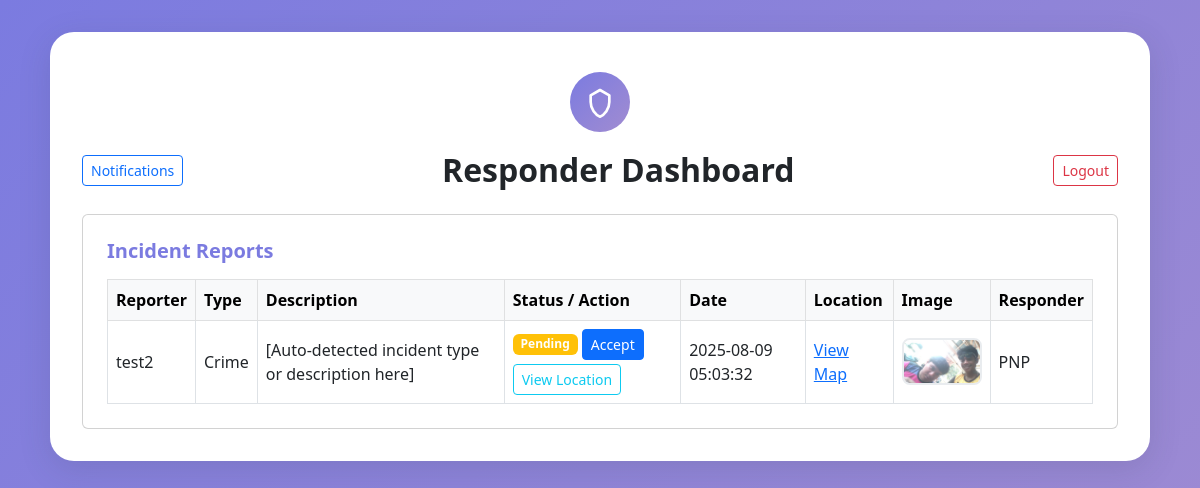
Page /user/responder_dashboard.php (signed in) on the committed database.
### tables this page shows
CREATE TABLE `incidents` (
  `id` int(11) NOT NULL,
  `user_id` int(11) NOT NULL,
  `type` varchar(50) NOT NULL,
  `description` text DEFAULT NULL,
  `latitude` decimal(10,8) DEFAULT NULL,
  `longitude` decimal(11,8) DEFAULT NULL,
  `image_path` varchar(255) DEFAULT NULL,
  `status` enum('pending','in_progress','resolved','accepted','done','completed','accept and complete') DEFAULT 'pending',
  `created_at` timestamp NOT NULL DEFAULT current_timestamp(),
  `responder_type` varchar(20) DEFAULT NULL,
  `accepted_by` int(11) DEFAULT NULL
);

CREATE TABLE `users` (
  `id` int(11) NOT NULL,
  `name` varchar(100) NOT NULL,
  `email` varchar(100) NOT NULL,
  `password` varchar(255) NOT NULL,
  `role` enum('citizen','responder','admin') NOT NULL DEFAULT 'citizen',
  `created_at` timestamp NOT NULL DEFAULT current_timestamp(),
  `responder_type` varchar(20) DEFAULT NULL
);

### user/responder_dashboard.php (the view, shortened to what this page needs)
<?php
require '../notification_functions.php';
$responder_stmt = $pdo->prepare("SELECT responder_type FROM users WHERE id = ?");
$responder_stmt->execute([$_SESSION['user_id']]);
$responder = $responder_stmt->fetch(PDO::FETCH_ASSOC);
$responder_type = $responder['responder_type'] ?? '';
$stmt = $pdo->prepare("SELECT incidents.*, users.name AS reporter FROM incidents JOIN users ON incidents.user_id = users.id WHERE incidents.responder_type = ? ORDER BY incidents.created_at DESC");
$stmt->execute([$responder_type]);
$incidents = $stmt->fetchAll(PDO::FETCH_ASSOC);
?>
<!DOCTYPE html>
<html lang="en">
<head>
    <link href="https://cdn.jsdelivr.net/npm/bootstrap@5.3.0/dist/css/bootstrap.min.css" rel="stylesheet">
    <link rel="stylesheet" href="https://unpkg.com/leaflet/dist/leaflet.css"/>
</head>
<body>
<div class="dashboard-container">
    <div class="dashboard-logo">
        <svg xmlns="http://www.w3.org/2000/svg" fill="none" viewBox="0 0 24 24" stroke="currentColor"><path stroke-linecap="round" stroke-linejoin="round" stroke-width="2" d="M12 3l7 4v5c0 5.25-3.5 9.74-7 11-3.5-1.26-7-5.75-7-11V7l7-4z"/></svg>
    </div>
    <div class="d-flex justify-content-between align-items-center mb-4">
        <div>
            <a href="../notifications.php" class="btn btn-outline-primary btn-sm position-relative">
                <i class="fas fa-bell"></i> Notifications
            </a>
        </div>
        <h2 class="fw-bold mb-0">Responder Dashboard</h2>
        <a href="../logout.php" class="btn btn-outline-danger btn-sm" onclick="return confirm('Are you sure you want to logout?');">Logout</a>
    </div>
    <div class="card p-4">
        <h5 class="section-title mb-3">Incident Reports</h5>
        <div class="table-responsive">
            <table class="table table-bordered table-hover align-middle mb-0">
                <thead class="table-light">
                    <tr>
                        <th>Reporter</th>
                        <th>Type</th>
                        <th>Description</th>
                        <th>Status / Action</th>
                        <th>Date</th>
                        <th>Location</th>
                        <th>Image</th>
                        <th>Responder</th>
                    </tr>
                </thead>
                <tbody>
                <?php foreach ($incidents as $incident): ?>
                    <?php
                    $status = $incident['status'] ?: 'pending';
                    ?>
                    <tr>
                        <td><?= htmlspecialchars($incident['reporter']) ?></td>
                        <td><?= htmlspecialchars($incident['type']) ?></td>
                        <td><?= htmlspecialchars($incident['description']) ?></td>
                        <td>
                            <span class="badge bg-<?php
                                switch($status) {
                                    case 'pending': echo 'warning'; break;
                                }
                            ?>"><?= ucfirst(htmlspecialchars($status)) ?></span>
                            <?php if ($status === 'pending'): ?>
                                <form method="post" action="accept_request.php" style="display:inline;" class="mt-2">
                                    <button type="submit" class="btn btn-primary btn-sm"
                                            onclick="return confirm('Accept this incident?\n\nThis will:\n• Assign the incident to you\n• Show directions to location\n• Allow you to complete it later\n\nProceed?');">
                                        <i class="fas fa-hand-paper"></i> Accept
                                    </button>
                                </form>
                                <?php if (!empty($incident['latitude']) && !empty($incident['longitude'])): ?>
                                    <button type="button" class="btn btn-outline-info btn-sm mt-1"
                                            onclick="showMapPreview(<?= $incident['id'] ?>, '<?= htmlspecialchars($incident['latitude']) ?>', '<?= htmlspecialchars($incident['longitude']) ?>', '<?= htmlspecialchars($incident['type']) ?>', '<?= htmlspecialchars($incident['description']) ?>')">
                                        <i class="fas fa-map-marker-alt"></i> View Location
                                    </button>
                                <?php endif; ?>
                            <?php elseif ($status === 'accepted'): ?>
                                <div class="text-warning mt-2">
                                    <i class="fas fa-user-clock"></i> <strong>Accepted by another responder</strong>
                                </div>
                            <?php endif; ?>
                        </td>
                        <td><?= htmlspecialchars($incident['created_at']) ?></td>
                        <td>
                            <?php if (!empty($incident['latitude']) && !empty($incident['longitude'])): ?>
                                <?php if ($status === 'accepted' && $incident['accepted_by'] == $_SESSION['user_id']): ?>
                                    <div class="coords">
                                        <?= htmlspecialchars($incident['latitude']) ?>, <?= htmlspecialchars($incident['longitude']) ?>
                                    </div>
                                    <a href="https://www.google.com/maps/dir/?api=1&destination=<?= $incident['latitude'] ?>,<?= $incident['longitude'] ?>" target="_blank" class="btn btn-info btn-sm mt-1">Get Directions</a>
                                <?php else: ?>
                                    <a href="https://www.google.com/maps?q=<?= $incident['latitude'] ?>,<?= $incident['longitude'] ?>" target="_blank">View Map</a>
                                <?php endif; ?>
                            <?php else: ?>
                                N/A
                            <?php endif; ?>
                        </td>
                        <td>
                            <?php if (!empty($incident['image_path'])): ?>
                                <div class="image-container">
                                    <img src="<?= htmlspecialchars($incident['image_path']) ?>" alt="Incident Image" class="incident-img"
                                         onclick="showImageModal('<?= htmlspecialchars($incident['image_path']) ?>', 'Incident #<?= $incident['id'] ?> - <?= htmlspecialchars($incident['type']) ?>')"
                                         style="cursor: pointer;" title="Click to view full size">
                                </div>
                            <?php else: ?>
                                <span class="text-muted"><i class="fas fa-image"></i> No image</span>
                            <?php endif; ?>
                        </td>
                        <td>
                            <?= htmlspecialchars($incident['responder_type'] ?? 'N/A') ?>
                        </td>
                    </tr>
                <?php endforeach; ?>
                </tbody>
            </table>
        </div>
    </div>
</div>
<link rel="stylesheet" href="https://cdn.jsdelivr.net/npm/bootstrap-icons@1.10.5/font/bootstrap-icons.css">
</body>
</html>

### user/responder_dashboard.php (style rules this page uses)
body { min-height: 100vh; background: linear-gradient(135deg, #7b7be0 0%, #a18cd1 100%); display: flex; align-items: flex-start; justify-content: center; padding: 2rem 0; }
.dashboard-container { background: #fff; border-radius: 24px; box-shadow: 0 8px 32px rgba(44, 62, 80, 0.15); padding: 2.5rem 2rem 2rem 2rem; max-width: 1100px; width: 100%; }
.dashboard-logo { width: 60px; height: 60px; background: linear-gradient(135deg, #7b7be0 0%, #a18cd1 100%); border-radius: 50%; display: flex; align-items: center; justify-content: center; margin: 0 auto 1.2rem auto; }
.dashboard-logo svg { width: 32px; height: 32px; color: #fff; }
.section-title { font-weight: 600; color: #7b7be0; }
.table th, .table td { vertical-align: middle; }
.incident-img { max-width: 80px; max-height: 80px; border-radius: 8px; transition: all 0.3s ease; border: 2px solid #e9ecef; }
.image-container { position: relative; display: inline-block; }

### rows in the picture
incidents: user.name "test2", type "Crime", description "[Auto-detected incident type or description here]", status "Pending", created_at "2025-08-09 05:03:32", image_path (picture), responder_type "PNP"
